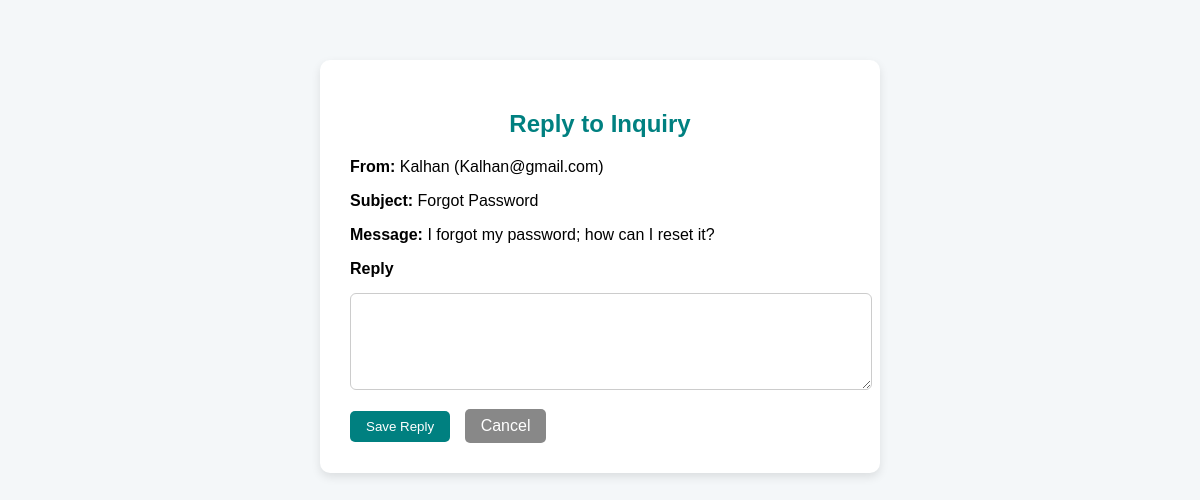
Page /admin/reply_inquiry.php?id=7 (signed in) on the committed database.
### tables this page shows
CREATE TABLE `inquiries` (
  `inquiry_id` int(11) NOT NULL,
  `user_id` int(11) NOT NULL,
  `subject` varchar(255) NOT NULL,
  `message` text NOT NULL,
  `reply` text NOT NULL,
  `created_at` timestamp NOT NULL DEFAULT current_timestamp()
);

CREATE TABLE `users` (
  `user_id` int(11) NOT NULL,
  `username` varchar(100) NOT NULL,
  `role` enum('Admin','Instructor','Student') NOT NULL DEFAULT 'Student',
  `email` varchar(150) NOT NULL,
  `phone_num` varchar(150) NOT NULL,
  `password` varchar(255) NOT NULL,
  `gender` enum('Male','Female','Prefer not to say') NOT NULL,
  `image_user` varchar(250) NOT NULL,
  `created_at` timestamp NOT NULL DEFAULT current_timestamp()
);

### admin/reply_inquiry.php (the view, shortened to what this page needs)
<?php
include('../includes/connect.php');
$id = intval($_GET['id']);
$stmt = $conn->prepare("SELECT i.*, u.username, u.email FROM inquiries i JOIN users u ON i.user_id=u.user_id WHERE inquiry_id=?");
$stmt->bind_param("i", $id);
$stmt->execute();
$inquiry = $stmt->get_result()->fetch_assoc();
?>
<!DOCTYPE html>
<html lang="en">
<head>
  <link rel="stylesheet" href="../css/reply_inquiry.css">
</head>
<body>
  <div class="reply-container">
    <h2>Reply to Inquiry</h2>
    <p><strong>From:</strong> <?php echo htmlspecialchars($inquiry['username']); ?> (<?php echo htmlspecialchars($inquiry['email']); ?>)</p>
    <p><strong>Subject:</strong> <?php echo htmlspecialchars($inquiry['subject']); ?></p>
    <p><strong>Message:</strong> <?php echo htmlspecialchars($inquiry['message']); ?></p>
    <form method="POST">
      <label>Reply</label>
      <textarea name="reply" rows="5" required><?php echo htmlspecialchars($inquiry['reply'] ?? ''); ?></textarea>
      <button type="submit" class="btn-submit">Save Reply</button>
      <a href="manage_inquiries.php" class="btn-back">Cancel</a>
    </form>
  </div>
</body>
</html>

### css/reply_inquiry.css (style rules this page uses)
body { font-family: 'Poppins', sans-serif; background: #f4f7f9; }
.reply-container { background: white; width: 500px; margin: 60px auto; padding: 30px; border-radius: 10px; box-shadow: 0 4px 10px rgba(0,0,0,0.1); }
h2 { text-align: center; color: #008080; }
label { font-weight: 600; margin-top: 15px; }
textarea { width: 100%; padding: 10px; margin: 15px 0; border-radius: 6px; border: 1px solid #ccc; }
.btn-submit, .btn-back { display: inline-block; padding: 8px 16px; border-radius: 5px; text-decoration: none; color: white; }
.btn-submit { background: #008080; border: none; cursor: pointer; }
.btn-back { background: #888; margin-left: 10px; }

### rows in the picture
inquiries: user.username "Kalhan", user.email "Kalhan@gmail.com", subject "Forgot Password", message "I forgot my password; how can I reset it?"
